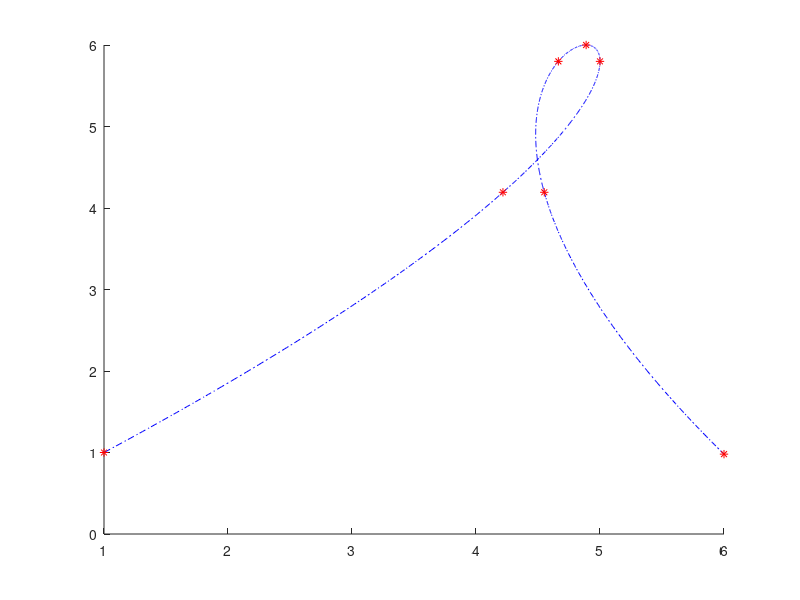
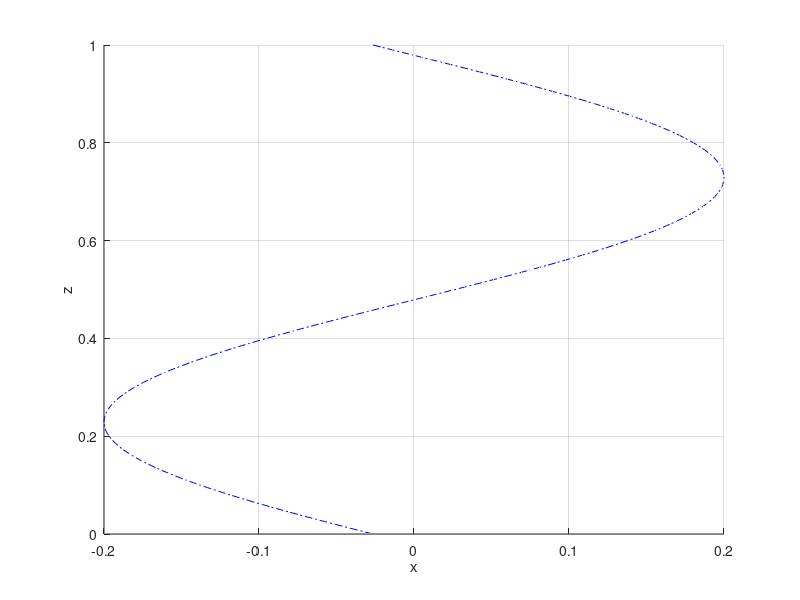

The MATLAB source for these figures, in order:
function [] = example3_drawing ()
plot2D ()
plot3D ()

end

function [] = plot3D ()

t = 0:0.005:1;
N = length(t);

fx1 = 1;
px1 = 1800;
Ax1 = 0.2;
x1 = Ax1 * sin(fx1*(2*pi)*t-px1);

fy1 = 1;
py1 = 0;
Ay1 = 0.2;
y1 = Ay1 * cos(fy1*(2*pi)*t-py1);

%z = zeros([1 N]);
z1 = t;

figure(2);
clf;
hold on;
plot3(x1, y1, z1, 'ro');
grid on;
xlabel('x');
ylabel('y');
zlabel('z');
view(0,0);
%aaaaaaaaaaaaaaaaaaaaaaaaaaaaaaaaaaaaaaaaaaaaaaaaaaaaaaaaaaaaaaa
fx2 = 1;
px2 = 1800;
Ax2 = 0.2;
x2 = Ax2 * sin(fx2*(2*pi)*t-px2);

fy2 = 1;
py2 = 0;
Ay2 = 0.2;
y2 = Ay2 * cos(fy2*(2*pi)*t-py2);

%z = zeros([1 N]);
z2 = t;

figure(2);
clf;
hold on;
plot3(x2, y2, z2, 'b-.');
grid on;
xlabel('x');
ylabel('y');
zlabel('z');
view(0,0);
end

function [] = plot2D()
%fixing x-coordinates
X = [1 2 3 4 5 6];

%fixing y-coordinates
Y = [1 2 3 4 5 6];
%common parameter t
N = 1e3; % the number of points to be plotted
ts = 0; % initial parameter value
te = 1; % final parameter value

t = linspace(ts,te,N) % all the parameter values

tPartition = [2 2 1 1 2 2]; % the length should be equal to length(X)!

tPartition = tPartition / sum(tPartition); % making them fractions

T = t([1 round(cumsum(tPartition) * N)]); % using these to fix the pa

[px, py] = parameterSolver (X , Y, T);

x = px(1) + px(2)*t + px(3)*t.^2 + px(4)*t.^3;
y = py(1) + py(2)*t + py(3)*t.^2;
x0 = px(1) + px(2)*T + px(3)*T.^2 + px(4)*T.^3;
y0 = py(1) + py(2)*T + py(3)*T.^2;

visualize(x,y,t,x0,y0)
end

function [px, py] = parameterSolver(x, y, t)

%Ax = vander([t(1) t(3) t(5) t(7)]);
%Ax = Ax(:,end:-1:1)

Ax=[...
    1 t(1) t(1)^2 t(1)^3;...
    1 t(3) t(3)^2 t(3)^3;...
    0 1  2*t(3) 3*t(3)^2;...
    1 t(7) t(7)^2 t(7)^3 ...
    ];
px = Ax \ [x(1) x(5) 0 x(6)]';

Ay=[...
    1 t(1) t(1)^2;...
    1 t(4) t(4)^2;...
    0 1  2*t(4) ...
    ];

%Ay = vander([t(1) t(4) t(7)]);
%Ay = Ay(:,end:-1:1)
py = Ay \ [y(1) y(6) 0]';

end

function [] = visualize (x,y,t,x0,y0)

figure(1);
clf;
hold on;
plot (x, y, 'b-.');
plot (x0, y0, 'r*');
end